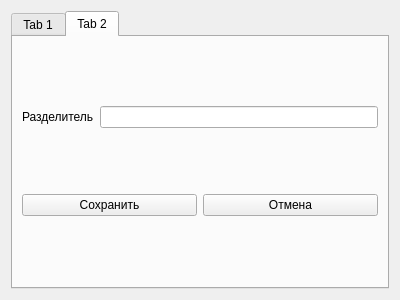
<?xml version="1.0" encoding="UTF-8"?>
<ui version="4.0">
 <class>SettingsWindow</class>
 <widget class="QWidget" name="SettingsWindow">
  <property name="geometry">
   <rect>
    <x>0</x>
    <y>0</y>
    <width>400</width>
    <height>300</height>
   </rect>
  </property>
  <property name="windowTitle">
   <string>Form</string>
  </property>
  <layout class="QGridLayout" name="gridLayout">
   <item row="0" column="1">
    <widget class="QTabWidget" name="tabWidget">
     <property name="currentIndex">
      <number>1</number>
     </property>
     <widget class="QWidget" name="tab">
      <attribute name="title">
       <string>Tab 1</string>
      </attribute>
      <layout class="QGridLayout" name="gridLayout_2">
       <item row="0" column="0">
        <layout class="QHBoxLayout" name="horizontalLayout">
         <item>
          <widget class="QLabel" name="label_2">
           <property name="text">
            <string>Тип БД</string>
           </property>
          </widget>
         </item>
         <item>
          <widget class="QLineEdit" name="lineEdit"/>
         </item>
        </layout>
       </item>
       <item row="2" column="0">
        <layout class="QHBoxLayout" name="horizontalLayout_3">
         <item>
          <widget class="QLabel" name="label_4">
           <property name="text">
            <string>Название БД</string>
           </property>
          </widget>
         </item>
         <item>
          <widget class="QLineEdit" name="lineEdit_3"/>
         </item>
        </layout>
       </item>
       <item row="1" column="0">
        <layout class="QHBoxLayout" name="horizontalLayout_2">
         <item>
          <widget class="QLabel" name="label_3">
           <property name="text">
            <string>Адрес сервера</string>
           </property>
          </widget>
         </item>
         <item>
          <widget class="QLineEdit" name="lineEdit_2"/>
         </item>
        </layout>
       </item>
       <item row="3" column="0">
        <layout class="QHBoxLayout" name="horizontalLayout_4">
         <item>
          <widget class="QLabel" name="label_5">
           <property name="text">
            <string>Пользователь</string>
           </property>
          </widget>
         </item>
         <item>
          <widget class="QLineEdit" name="lineEdit_4"/>
         </item>
        </layout>
       </item>
       <item row="4" column="0">
        <layout class="QHBoxLayout" name="horizontalLayout_5">
         <item>
          <widget class="QLabel" name="label_6">
           <property name="text">
            <string>Пароль</string>
           </property>
          </widget>
         </item>
         <item>
          <widget class="QLineEdit" name="lineEdit_5"/>
         </item>
        </layout>
       </item>
       <item row="5" column="0">
        <layout class="QHBoxLayout" name="horizontalLayout_6">
         <item>
          <widget class="QPushButton" name="pushButton">
           <property name="text">
            <string>Сохранить</string>
           </property>
          </widget>
         </item>
         <item>
          <widget class="QPushButton" name="pushButton_2">
           <property name="text">
            <string>Отмена</string>
           </property>
          </widget>
         </item>
        </layout>
       </item>
      </layout>
     </widget>
     <widget class="QWidget" name="tab_2">
      <attribute name="title">
       <string>Tab 2</string>
      </attribute>
      <layout class="QGridLayout" name="gridLayout_3">
       <item row="1" column="0">
        <widget class="QPushButton" name="pushButton_3">
         <property name="text">
          <string>Сохранить</string>
         </property>
        </widget>
       </item>
       <item row="1" column="1">
        <widget class="QPushButton" name="pushButton_4">
         <property name="text">
          <string>Отмена</string>
         </property>
        </widget>
       </item>
       <item row="0" column="0" colspan="2">
        <layout class="QHBoxLayout" name="horizontalLayout_7">
         <item>
          <widget class="QLabel" name="label">
           <property name="text">
            <string>Разделитель</string>
           </property>
          </widget>
         </item>
         <item>
          <widget class="QLineEdit" name="lineEdit_6"/>
         </item>
        </layout>
       </item>
      </layout>
     </widget>
    </widget>
   </item>
  </layout>
 </widget>
 <resources/>
 <connections/>
</ui>
